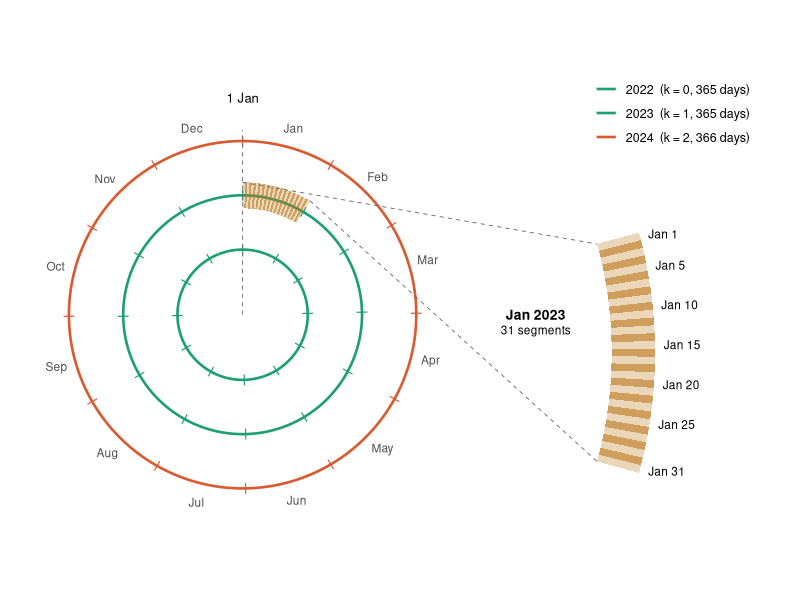

Reproduce this figure in R.
# Three annual rings with January of one year split into 31 daily segments
# Needs only ggplot2.

library(ggplot2)

# ---- calendar helpers -------------------------------------------------------
is_leap  <- function(y) (y %% 4 == 0 & y %% 100 != 0) | (y %% 400 == 0)
days_in  <- function(y) ifelse(is_leap(y), 366, 365)

# angular position: Jan 1 at the top, days advance clockwise
#   theta = pi/2 - 2*pi*(d - 1) / D_Y
# d may be fractional so arcs can be sampled smoothly
polar <- function(r, d, D, cx = 0, cy = 0) {
  theta <- pi / 2 - 2 * pi * (d - 1) / D
  data.frame(x = cx + r * cos(theta), y = cy + r * sin(theta))
}

# ---- settings ---------------------------------------------------------------
years    <- c(2022, 2023, 2024)
r0       <- 60          # radius of the first ring
dr       <- 50          # radial step between years: r_t = r0 + k * dr
zoom_yr  <- 2023        # year whose January is enlarged
band_in  <- 98          # January band radii on the zoom_yr ring
band_out <- 122

ring_r   <- r0 + (seq_along(years) - 1) * dr
ring_lab <- sprintf("%d  (k = %d, %d days)", years, seq_along(years) - 1, days_in(years))

# ---- ring outlines ----------------------------------------------------------
rings <- do.call(rbind, lapply(seq_along(years), function(i) {
  D <- days_in(years[i])
  p <- polar(ring_r[i], seq(1, D + 1, length.out = 400), D)
  p$ring <- ring_lab[i]
  p
}))

# ---- month ticks on every ring ---------------------------------------------
ticks <- do.call(rbind, lapply(seq_along(years), function(i) {
  y <- years[i]; D <- days_in(y)
  doy <- as.integer(format(as.Date(sprintf("%d-%02d-01", y, 1:12)), "%j"))
  a <- polar(ring_r[i] - 5, doy, D)
  b <- polar(ring_r[i] + 5, doy, D)
  data.frame(x = a$x, y = a$y, xend = b$x, yend = b$y, ring = ring_lab[i])
}))

# ---- month labels (outside the outer ring) ---------------------------------
mid   <- c(31, 28, 31, 30, 31, 30, 31, 31, 30, 31, 30, 31)
start <- cumsum(c(1, mid[-12]))
mlab  <- cbind(polar(max(ring_r) + 18, start + mid / 2, 365),
               label = month.abb)

# ---- January split into 31 daily segments on the zoom_yr ring --------------
Dz <- days_in(zoom_yr)

sector <- function(i, make_pt, n = 12) {
  t <- seq(i, i + 1, length.out = n)
  rbind(make_pt(t, "out"), make_pt(rev(t), "in"))
}

jan_band <- do.call(rbind, lapply(1:31, function(i) {
  pt <- function(t, side) polar(if (side == "out") band_out else band_in, t, Dz)
  s <- sector(i, pt)
  s$day <- i
  s$shade <- if (i %% 2 == 1) "a" else "b"
  s
}))

# ---- enlarged strip (same 31 segments, magnified) --------------------------
R_in  <- 380; R_out <- 420
zx    <- -40;  zy <- -35                 # centre of the magnifying arc
dth   <- 2 * pi / Dz
half  <- 31 * dth / 2
zpt <- function(i, R) {                   # i = 0..31 boundaries, Jan 1 at the top
  a <- half - i * dth
  data.frame(x = zx + R * cos(a), y = zy + R * sin(a))
}

jan_zoom <- do.call(rbind, lapply(1:31, function(i) {
  pt <- function(t, side) zpt(t - 1, if (side == "out") R_out else R_in)
  s <- sector(i, pt)
  s$day <- i
  s$shade <- if (i %% 2 == 1) "a" else "b"
  s
}))

zlab_days <- c(1, 5, 10, 15, 20, 25, 31)
zlab <- do.call(rbind, lapply(zlab_days, function(d) {
  p <- zpt(d - 0.5, R_out + 8)
  data.frame(x = p$x, y = p$y, label = paste("Jan", d))
}))

# dashed leaders from the band to the strip
p_start <- polar(band_out, 1,  Dz); p_end <- polar(band_out, 32, Dz)
z_start <- zpt(0,  R_in);           z_end <- zpt(31, R_in)
leaders <- data.frame(x    = c(p_start$x, p_end$x),
                      y    = c(p_start$y, p_end$y),
                      xend = c(z_start$x, z_end$x),
                      yend = c(z_start$y, z_end$y))

# ---- plot ------------------------------------------------------------------
cols <- setNames(c("#1D9E75", "#1D9E75", "#D85A30"), ring_lab)

p <- ggplot() +
  # rings and month ticks
  geom_path(data = rings, aes(x, y, colour = ring), linewidth = 0.9) +
  geom_segment(data = ticks, aes(x = x, y = y, xend = xend, yend = yend, colour = ring),
               linewidth = 0.4, show.legend = FALSE) +
  # January 31-segment band on the 2023 ring
  geom_polygon(data = jan_band, aes(x, y, group = day, alpha = shade),
               fill = "#BA7517", show.legend = FALSE) +
  # enlarged strip
  geom_polygon(data = jan_zoom, aes(x, y, group = day, alpha = shade),
               fill = "#BA7517", show.legend = FALSE) +
  scale_alpha_manual(values = c(a = 0.30, b = 0.70)) +
  geom_segment(data = leaders, aes(x = x, y = y, xend = xend, yend = yend),
               linetype = "dashed", linewidth = 0.3, colour = "grey40") +
  # 1 Jan axis
  geom_segment(aes(x = 0, y = 0, xend = 0, yend = max(ring_r) + 10),
               linetype = "dashed", linewidth = 0.3, colour = "grey40") +
  annotate("text", x = 0, y = max(ring_r) + 40, label = "1 Jan", size = 3.3) +
  # labels
  geom_text(data = mlab, aes(x, y, label = label), size = 3, colour = "grey30") +
  geom_text(data = zlab, aes(x, y, label = label), size = 3, hjust = 0) +
  annotate("text", x = 270, y = 0, label = paste("Jan", zoom_yr), fontface = "bold", size = 3.5) +
  annotate("text", x = 270, y = -14, label = "31 segments", size = 3) +
  scale_colour_manual(values = cols, name = NULL) +
  coord_fixed(xlim = c(-190, 480)) +
  theme_void() +
  theme(legend.position = "inside",            # needs ggplot2 >= 3.5.0
        legend.position.inside = c(0.84, 0.92),
        legend.text = element_text(size = 9))

print(p)
# ggsave("tsspiral_rings_january.png", p, width = 9, height = 6, dpi = 300, bg = "white")
